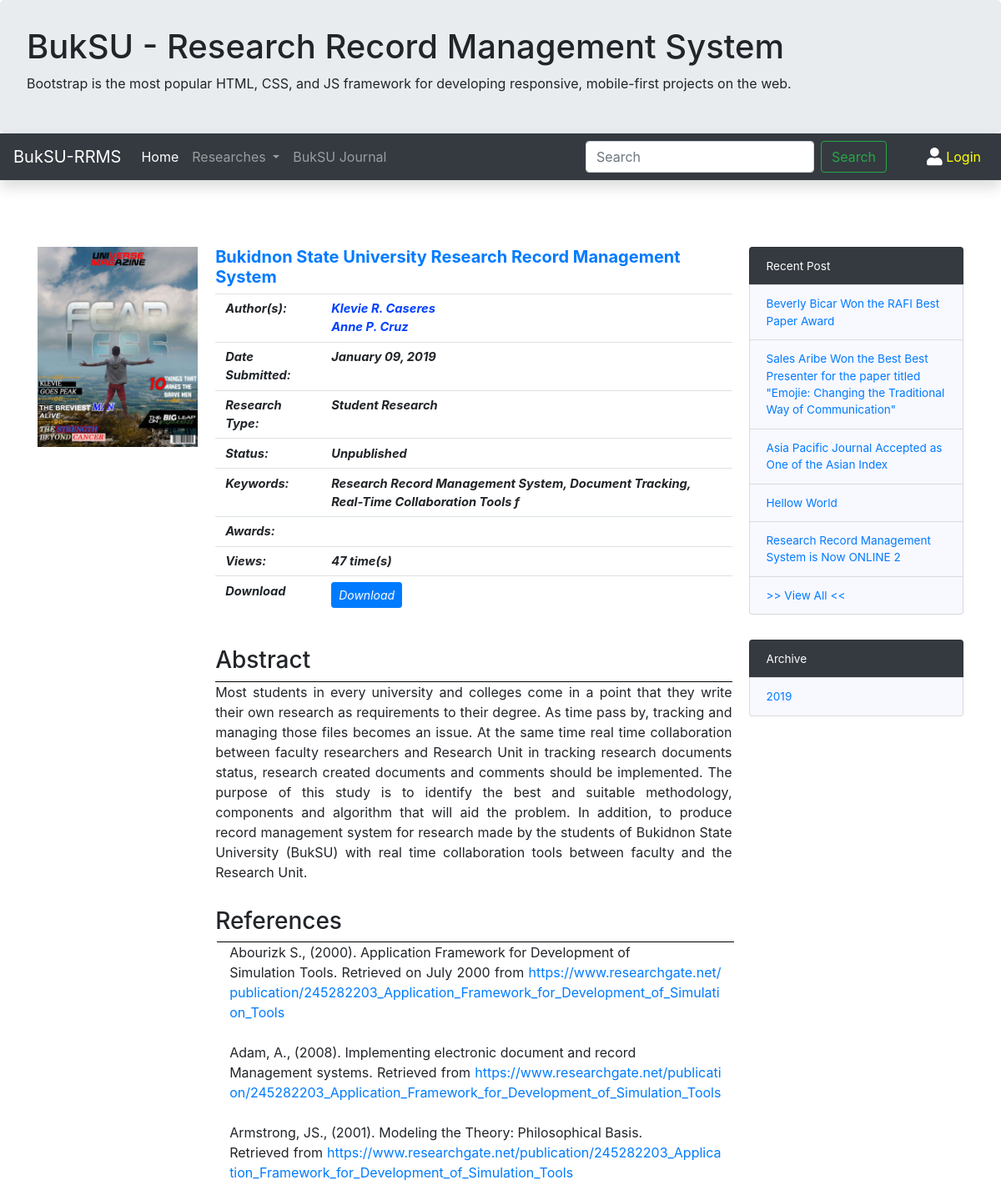
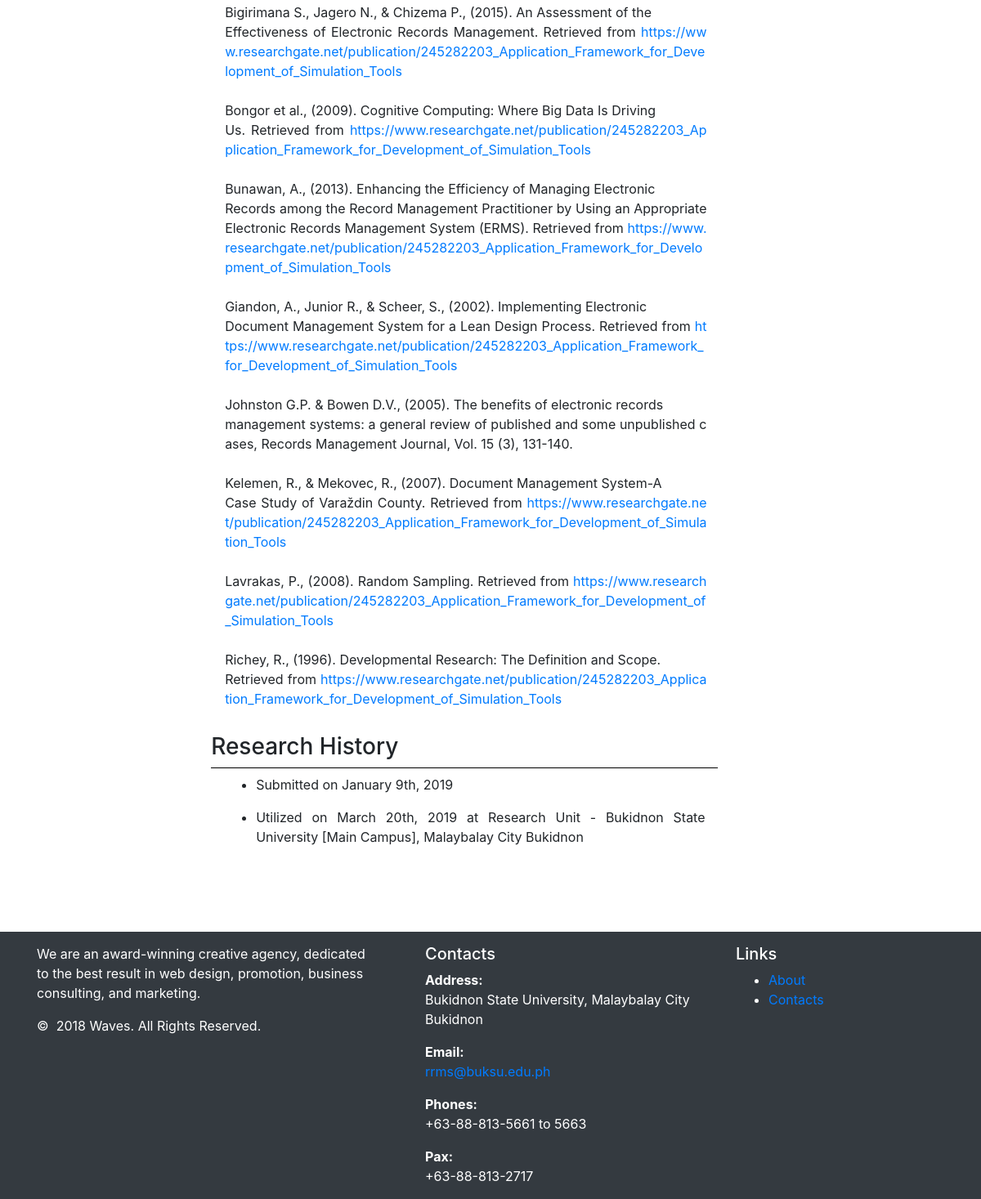
Page /research/2019/student/Bukidnon-State-University-Research-Record-Management-System/index.php on the committed database (2 pictures, top to bottom).
### tables this page shows
CREATE TABLE `book` (
  `book_id` int(11) NOT NULL,
  `book_title` varchar(150) NOT NULL DEFAULT '',
  `abstract` text NOT NULL,
  `pub_date` datetime NOT NULL DEFAULT CURRENT_TIMESTAMP,
  `department` smallint(6) DEFAULT '0',
  `keywords` text NOT NULL,
  `refrences` longtext NOT NULL,
  `rev_count` smallint(6) DEFAULT '0',
  `status` varchar(50) NOT NULL DEFAULT 'Unpublished',
  `enabled` tinyint(4) NOT NULL DEFAULT '0',
  `views_count` smallint(6) DEFAULT '0',
  `cited` int(11) NOT NULL DEFAULT '0',
  `cover` tinytext NOT NULL,
  `docloc` text NOT NULL,
  `link` text NOT NULL,
  `aut_type` tinytext NOT NULL,
  `dowloadable` tinyint(4) NOT NULL DEFAULT '0',
  `refkey` tinytext NOT NULL
);

CREATE TABLE `author` (
  `a_id` int(11) NOT NULL,
  `a_fname` varchar(40) NOT NULL,
  `a_mname` varchar(40) NOT NULL,
  `a_lname` varchar(40) NOT NULL,
  `a_suffix` varchar(5) NOT NULL,
  `bib` text NOT NULL,
  `a_add` varchar(50) NOT NULL,
  `a_contact` varchar(15) NOT NULL,
  `a_email` varchar(25) NOT NULL,
  `a_pic` varchar(40) NOT NULL,
  `login` int(11) NOT NULL
);

CREATE TABLE `bookhistory` (
  `id` int(11) NOT NULL,
  `book_id` int(11) NOT NULL,
  `book_stat` varchar(50) NOT NULL,
  `date` datetime NOT NULL DEFAULT CURRENT_TIMESTAMP
);

CREATE TABLE `utilize` (
  `id` int(11) NOT NULL,
  `book_id` int(11) NOT NULL,
  `orgname` varchar(160) NOT NULL,
  `orgaddress` varchar(160) NOT NULL,
  `date` date NOT NULL,
  `history` int(11) NOT NULL
);

CREATE TABLE `post` (
  `id` bigint(20) NOT NULL,
  `post_tittle` text NOT NULL,
  `post_body` longtext NOT NULL,
  `post_date` datetime NOT NULL DEFAULT CURRENT_TIMESTAMP,
  `post_user` varchar(50) NOT NULL,
  `feautured` tinyint(4) NOT NULL DEFAULT '0',
  `cover` text NOT NULL,
  `location` varchar(100) NOT NULL DEFAULT 'post/',
  `views_count` bigint(20) NOT NULL DEFAULT '0'
);

### research/2019/student/Bukidnon-State-University-Research-Record-Management-System/index.php (called while the page is built)
<?php
                include($_SERVER["DOCUMENT_ROOT"] . "/rrms-buksu/page_template/research/entry.php");
              ?>

### includes/path.php (called while the page is built, shortened)
<?php
	$rootPath = "http://$_SERVER[HTTP_HOST]" . "/rrms-buksu/";
?>

### page_template/research/entry.php (the view, shortened to what this page needs)
<?php
    $dbconfig= new dbconfig();
    $con= $dbconfig -> getCon();
    $actual_link = "$_SERVER[REQUEST_URI]";
    $arr = explode("/", $actual_link);
    $query = 'SELECT `book_id`, book_title FROM `book` WHERE `link` = "'. $arr[5].'"';
    $result = $con->query($query);
    if($result->num_rows>0){
        while ($row = $result->fetch_assoc()) {
            $book_id = $row['book_id'];
        }
    }else{
      header("Location: " . PROJECT_ROOT . "404.php?msg=The page you are looking for was not found on this server. Or it was removed by the publisher.&alertType=danger");
    }
?>
<!DOCTYPE html>
<html>
<head>
    <?php
    	include ($_SERVER["DOCUMENT_ROOT"] . '/rrms-buksu/includes/header.php');
    ?>
</head>
<body>
    <?php
        if($book_id!=""){
            $query = 'SELECT * FROM `book` WHERE `book_id` = ' . $book_id;
            $result = $con->query($query);
            if($result->num_rows>0){
                echo '<div class="container content">
        <div class="container main-body-wrapler">';
                while($row = $result->fetch_assoc()){
                    echo '
            <div class="row">
                <div class="col-md-9 col-sm-12">
                    <div class="row" style="padding-bottom: 30px;">
                            <div class="col-md-3" id="cover-div">
                                <a href=#>
                                    <img src="' . PROJECT_ROOT . $row['cover'] . '" id="cover-img">
                                </a>
                            </div>
                            <div class="col-md-9" id="details">
                                <div class="row">
                                    <a href="#">
                                        <h5 class="tittle">'. $row['book_title'] .'</h5>
                                    </a>
                                </div>
                                <div class="row">
                                    <table class="table table-details">
                                        <tbody>
                                            <tr>
                                              <th scope="row">Author(s):</th>
                                              <td>';
                                                    $query = 'SELECT author.a_id, CONCAT(author.a_fname, " ", substring(author.a_mname, 1,1), ". ", author.a_lname, " " , author.a_suffix  ) as name FROM `junc_authorbook` INNER JOIN author on author.a_id = junc_authorbook.aut_id WHERE junc_authorbook.book_id = ' . $book_id;
                                                    $author = $con->query($query);
                                                    if($author->num_rows>0){
                                                        while($authorRow = $author->fetch_assoc()){
                                                            echo '<a href="'. PROJECT_ROOT .'author/?aut_id='. $authorRow['a_id'] .'" class="minor-link">'. $authorRow['name'] .'</a><br>';
                                                        }
                                                    }
                                              echo '</td>
                                            </tr>
                                            <tr>
                                              <th scope="row">Date Submitted:</th>
                                              <td>';
                                                $date = $row['pub_date'];
                                                $sdate=date_create($date);
                                                echo date_format($sdate,'F d, Y');
                                              echo '</td>
                                            </tr>
                                            <tr>
                                              <th scope="row">Research Type:</th>
                                              <td>
                                                '. ucfirst($row['aut_type']) .' Research
                                              </td>
                                            </tr>
                                            <tr>
                                              <th scope="row">Status:</th>
                                              <td>
                                                '. $row['status'] .'
                                              </td>
                                            </tr>
                                            <tr>
                                              <th scope="row">Keywords:</th>
                                              <td style="font-style: italic;">
                                                '. $row['keywords'] .'
                                              </td>
                                            </tr>
                                            <tr>
                                              <th scope="row">Awards:</th>
                                              <td>';
                                              echo '</td>
                                            </tr>
                                            <tr>
                                              <th scope="row">Views:</th>
                                              <td>
                                                '. $row['views_count'] .' time(s)
                                              </td>
                                            </tr>
                                            <tr>
                                              <th scope="row">
                                                  Download
                                              </th>
                                              <td>';
                                                if($row['dowloadable']==="1"){
                                                    echo '
                                                    <a href="' . PROJECT_ROOT . $row['docloc'] .'" target="_blank">
                                                        <div class="btn btn-sm btn-primary">
                                                            Download
                                                        </div>
                                                    </a>';
                                                }else{
                                                    echo "Download Restricted by the Author";
                                                }
                                              echo '</td>
                                            </tr>
                                        </tbody>
                                    </table>
                                </div>
                                <br>
                                <div class="row">
                                    <h3>Abstract</h3>
                                    <div class="text" style="text-align: justify; border-top: 1px solid black;">
                                        '. $row['abstract'] .'
                                    </div>
                                </div>
                                <div class="row" style="padding-top: 30px;">
                                    <h3>References</h3>
                                    <div class="col-md-12" style="text-align: justify; border-top: 1px solid black; margin-left: 2px; word-break: break-all; word-wrap: break-word;">
                                        ';
                                     $reg_exURL = "/(http|https|ftp|ftps)\:\/\/[a-zA-Z0-9\-\.]+\.[a-zA-Z]{2,3}(\/\S*)?/";
                                     $final = "";
                                     if(preg_match($reg_exURL, $row['refrences'], $url)){
                                        $final = preg_replace($reg_exURL, "<a href=" . $url[0] . ">$url[0]</a>", $row['refrences']);
                                     }
                                    echo  nl2br($final);
                                    echo '</div>
                                </div>
                                <div class="row" style="padding-top: 30px;">
                                    <h3>Research History</h3>
                                    <div class="col-md-12" style="text-align: justify; border-top: 1px solid black;">
                                        <ul>';
                                        $result = $con->query("SELECT `id`, `book_stat`, `date` FROM `bookhistory` WHERE book_id = " . $book_id);
                                        if($result->num_rows>0){
                                            while ($row = $result->fetch_assoc()) {
                                              echo '<li class="py-2">';
                                               $date = new DateTime($row['date']);
                                                if($row['book_stat']==="Unpublished"){
                                                  echo "Submitted on " . $date ->format('F jS, Y');
                                                }else if($row['book_stat']==="Utilized"){
                                                  $stmt = $con->prepare("SELECT * FROM `utilize` WHERE `book_id` = ?");
                                                  $stmt->bind_param("i", $book_id);
                                                  if($stmt->execute()){
                                                    $resultUtil = $stmt->get_result();
                                                    if($resultUtil->num_rows>0){
                                                      $util = $resultUtil->fetch_assoc();
                                                      $date = new DateTime($util['date']);
                                                      echo $row['book_stat'] . " on " . $date ->format('F jS, Y') . " at " . $util['orgname'] . " - " . $util['orgaddress'];
                                                    }
                                                  }
                                                }else if($row['book_stat']==="Published"){
                                                  $stmt = $con->prepare("SELECT * FROM `published` WHERE `history` = ?");
                                                  $stmt->bind_param("i", $row['id']);
                                                  $stmt->execute();
                                                  $resultPub = $stmt->get_result();
                                                  if($resultPub->num_rows>0){
                                                    $pub = $resultPub->fetch_assoc();
                                                    $date = new DateTime($pub['date']);
                                                    echo $row['book_stat'] . " with ISBN #: " . $pub['issn'] . " at " . $pub['journal'] . " a " . $pub['type'] . " last " . $date->format('F jS, Y');
                                                  }
                                                }else if($row['book_stat']==="Disseminated"){
                                                  $stmt = $con->prepare("SELECT * FROM `disseminated` WHERE `history` = ?");
                                                  $stmt->bind_param("i", $row['id']);
                                                  $stmt->execute();
                                                  $resultDis = $stmt->get_result();
                                                  if($resultDis->num_rows>0){
                                                    $dis = $resultDis->fetch_assoc();
                                                    $date = new DateTime($pub['date']);
                                                    echo $row['book_stat'] . " during \"" . $dis['convension'] . "\" at " . $dis['location'] . " last " . $date->format('F jS, Y');
                                                  }
                                                }else{
                                                  $date = new DateTime($row['date']);
                                                  echo $row['book_stat'] . " last " . $date->format('F jS, Y');
                                                }
                                               echo "</li>";
                                            }
                                        }
                                        echo '</ul>
                                    </div>
                                </div>
                            </div>';
                }
                echo '</div>
                </div>';
            }
        }else{
            include ($_SERVER["DOCUMENT_ROOT"] . '/rrms-buksu/404.php');
        }
    ?>
                <div class="col-md-3" id="related-study">
                    <?php include(PROJECT_ROOT_NOT_LINK . "recent-post.php") ?>
                    <?php include(PROJECT_ROOT_NOT_LINK . "archive.php") ?>
                </div>
            </div>
        </div>
    </div>
    <?php
        include $_SERVER['DOCUMENT_ROOT'] . '/rrms-buksu/includes/footer.php';
    ?>
</body>
</html>

### recent-post.php
<div class="list-group" >
            <div class="list-group-item bg-dark" id="widget-header">
                Recent Post
            </div>
            <?php
                $dbconfig= new dbconfig();
                $con= $dbconfig -> getCon();
                $query = "SELECT `id`, `post_tittle`, `location` FROM `post` ORDER BY `post_date` DESC LIMIT 5";
                $result = $con->query($query);
                if($result->num_rows>0){
                    while ($row = $result->fetch_assoc()) {
                        echo '<a href="'. $rootPath . $row['location'] . '?post_id=' . $row['id'] . '" class="list-group-item">'. $row['post_tittle'] .'</a>';
                    }
                    echo '<a href="'. $rootPath . $row['location'] . 'post/all.php'. '" class="list-group-item">>> View All <<</a>';
                }
            ?>
          </div>

### rows in the picture
book: cover (picture), book_title "Bukidnon State University Research Record Management System", pub_date "January 09, 2019", aut_type "Student", status "Unpublished", keywords "Research Record Management System, Document Tracking, Real-Time Collaboration Tools f", views_count "47", abstract "Most students in every university and colleges come in a point that they write their own research as requirements to their degree. As time pass by, tracking and managing those files becomes an issue. At the same time real time collaboration between faculty researchers and Research Unit in tracking research documents status, research created documents and comments should be implemented. The purpose of this study is to identify the best and suitable methodology, components and algorithm that will aid the problem. In addition, to produce record management system for research made by the students of Bukidnon State University (BukSU) with real time collaboration tools between faculty and the…", refrences "Abourizk S., (2000). Application Framework for Development of Simulation Tools. Retrieved on July 2000 from https://www.researchgate.net/publication/245282203_Application_Framework_for_Development_of_Simulation_Tools Adam, A., (2008). Implementing electronic document and record Management systems. Retrieved from https://www.researchgate.net/publication/245282203_Application_Framework_for_Development_of_Simulation_Tools Armstrong, JS., (2001). Modeling the Theory: Philosophical Basis. Retrieved from https://www.researchgate.net/publication/245282203_Application_Framework_for_Development_of_Simulation_Tools Bigirimana S., Jagero N., & Chizema P., (2015). An Assessment of the Effectiveness of…"
author: name "Klevie R. Caseres"
author: name "Anne P. Cruz"
bookhistory: date "January 9th, 2019"
bookhistory: book_stat "Utilized", utilize.date "March 20th, 2019", utilize.orgname "Research Unit", utilize.orgaddress "Bukidnon State University [Main Campus], Malaybalay City Bukidnon"
post: post_tittle "Beverly Bicar Won the RAFI Best Paper Award"
post: post_tittle "Sales Aribe Won the Best Best Presenter for the paper titled \"Emojie: Changing the Traditional Way of Communication\""
post: post_tittle "Asia Pacific Journal Accepted as One of the Asian Index"
post: post_tittle "Hellow World"
post: post_tittle "Research Record Management System is Now ONLINE 2"

### other values in the picture
$row['archive'] "2019"
